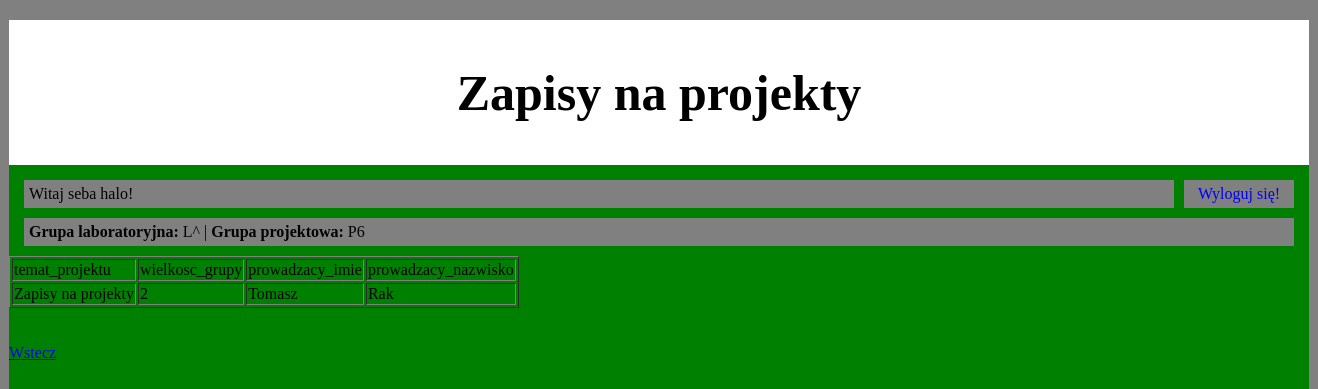
Page /student_przejrzyj_projekty.php (signed in) on the committed database.
### tables this page shows
CREATE TABLE `prowadzacy` (
  `id_prowadzacy` int(11) NOT NULL,
  `prowadzacy_imie` varchar(255) NOT NULL,
  `prowadzacy_nazwisko` varchar(255) NOT NULL,
  `prowadzacy_login` varchar(255) NOT NULL,
  `prowadzacy_haslo` varchar(255) NOT NULL
);

CREATE TABLE `projekt` (
  `id_projekt` int(11) NOT NULL,
  `wielkosc_grupy` int(11) NOT NULL,
  `temat_projektu` varchar(255) NOT NULL,
  `id_przedmiot` int(11) NOT NULL,
  `id_forma_zajec` int(11) NOT NULL
);

### student_przejrzyj_projekty.php (the view, shortened to what this page needs)
<?php
    include "head_student.php";
    require_once "connect.php";
    $polaczenie = @new mysqli($host,$db_user,$db_password,$db_name);
    $polaczenie->set_charset("utf8");
    if ($polaczenie->connect_errno!=0)
    {
        echo "Error".$polaczenie->connect_errno." Opis".$polaczenie->connect_error;
    }
    else
    {
        $sql ="SELECT prowadzacy_imie, prowadzacy_nazwisko, temat_projektu, wielkosc_grupy
               FROM prowadzacy, projekt, przedmiot
               WHERE prowadzacy.id_prowadzacy = przedmiot.id_prowadzacy
               AND projekt.id_przedmiot = przedmiot.id_przedmiot";
            if($rezultat = $polaczenie->query($sql))
            {
                $ile_tematow = $rezultat->num_rows;
                if($ile_tematow>=1)
                {
                    echo "<table border>";
                    echo "<tr><td>temat_projektu</td><td>wielkosc_grupy</td>";
                    echo "<td>prowadzacy_imie</td><td>prowadzacy_nazwisko</td></tr>";
                    for ($i = 1; $i <= $ile_tematow; $i++)
                    {
                        $wiersz = $rezultat->fetch_assoc();
                        $wielkosc_grupy = $wiersz['wielkosc_grupy'];
                        $temat_projektu = $wiersz['temat_projektu'];
                        $prowadzacy_imie = $wiersz['prowadzacy_imie'];
                        $prowadzacy_nazwisko = $wiersz['prowadzacy_nazwisko'];
echo <<<END
                        <tr><td>$temat_projektu</td><td>$wielkosc_grupy</td>
                        <td>$prowadzacy_imie</td>
                        <td>$prowadzacy_nazwisko</td></tr>
END;
                    }
                    echo "</table>";
                    echo "<br /><br /><a href='student.php'> Wstecz</a>";
                }
                else
                {
                    echo "Brak wynikow";
                    echo "<br /><br /><a href='student.php'> Wstecz</a>";
                }
            }
        }
?>

### style.css (style rules this page uses)
body { background-color: gray; }

### rows in the picture
prowadzacy: projekt.temat_projektu "Zapisy na projekty", projekt.wielkosc_grupy "2", prowadzacy_imie "Tomasz", prowadzacy_nazwisko "Rak"

### other values in the picture
$_SESSION['student_imie'] "seba"
$_SESSION['student_nazwisko'] "halo"
$_SESSION['student_grupa_laboratoryjna'] "L^"
$_SESSION['student_grupa_projektowa'] "P6"
